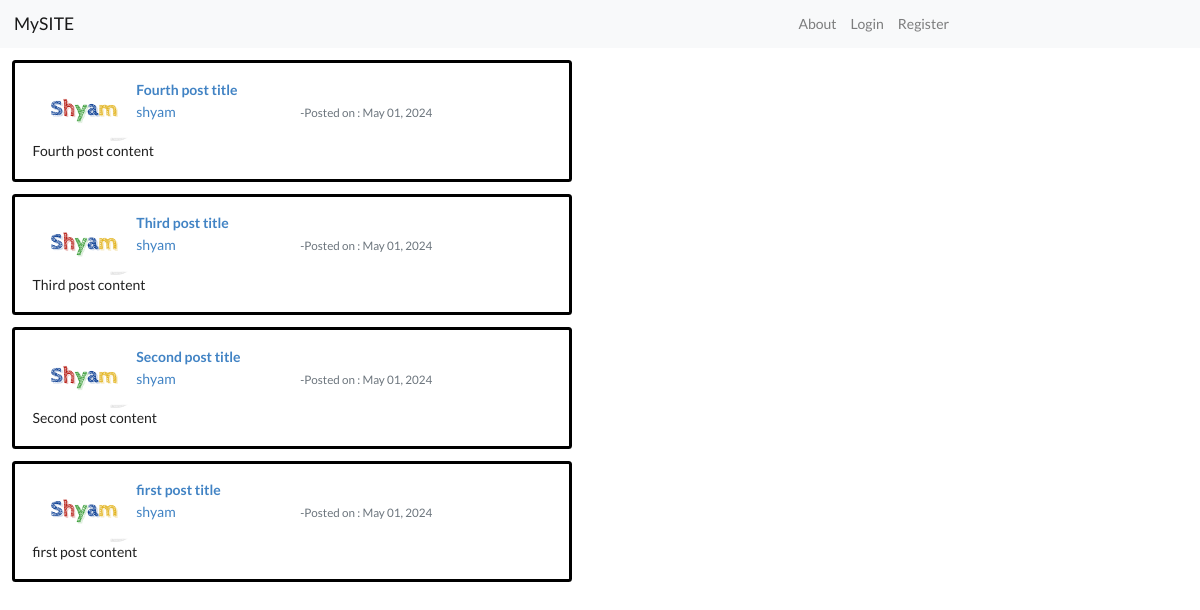
Before: / with the older database file.
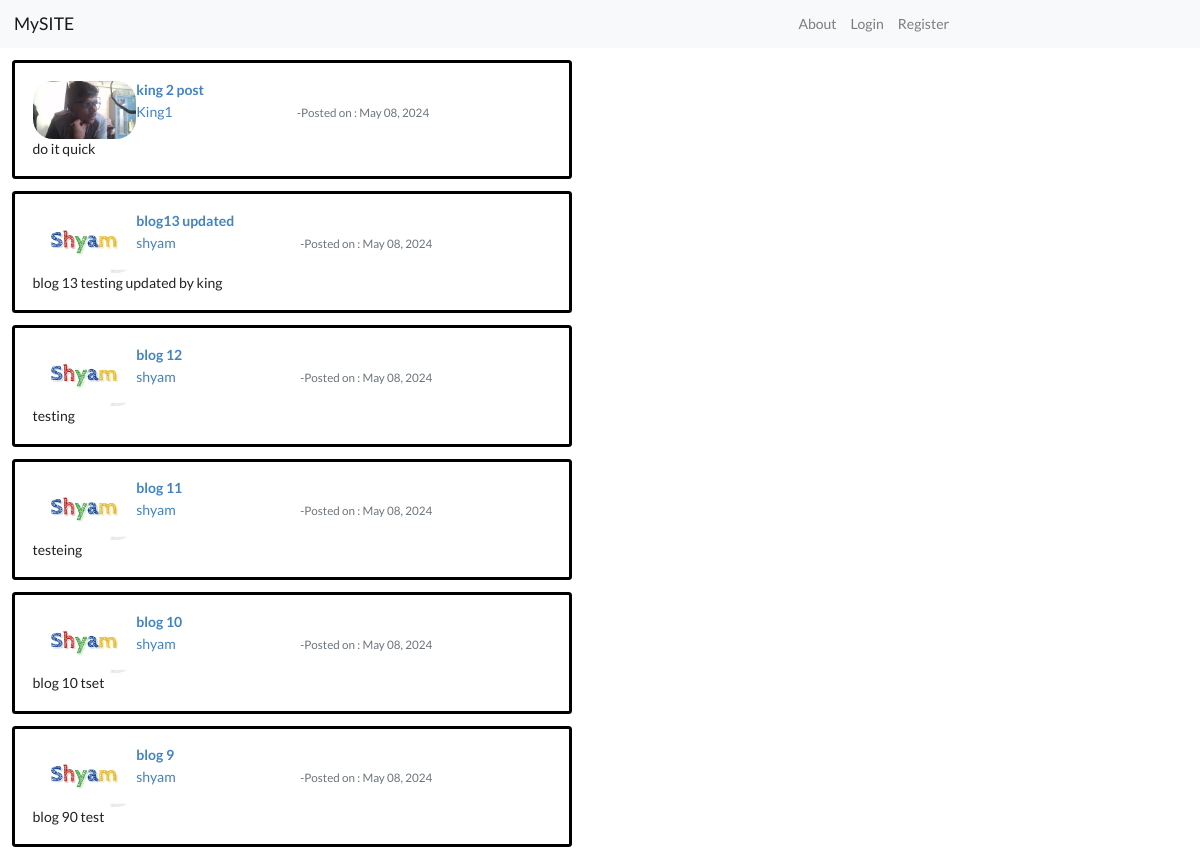
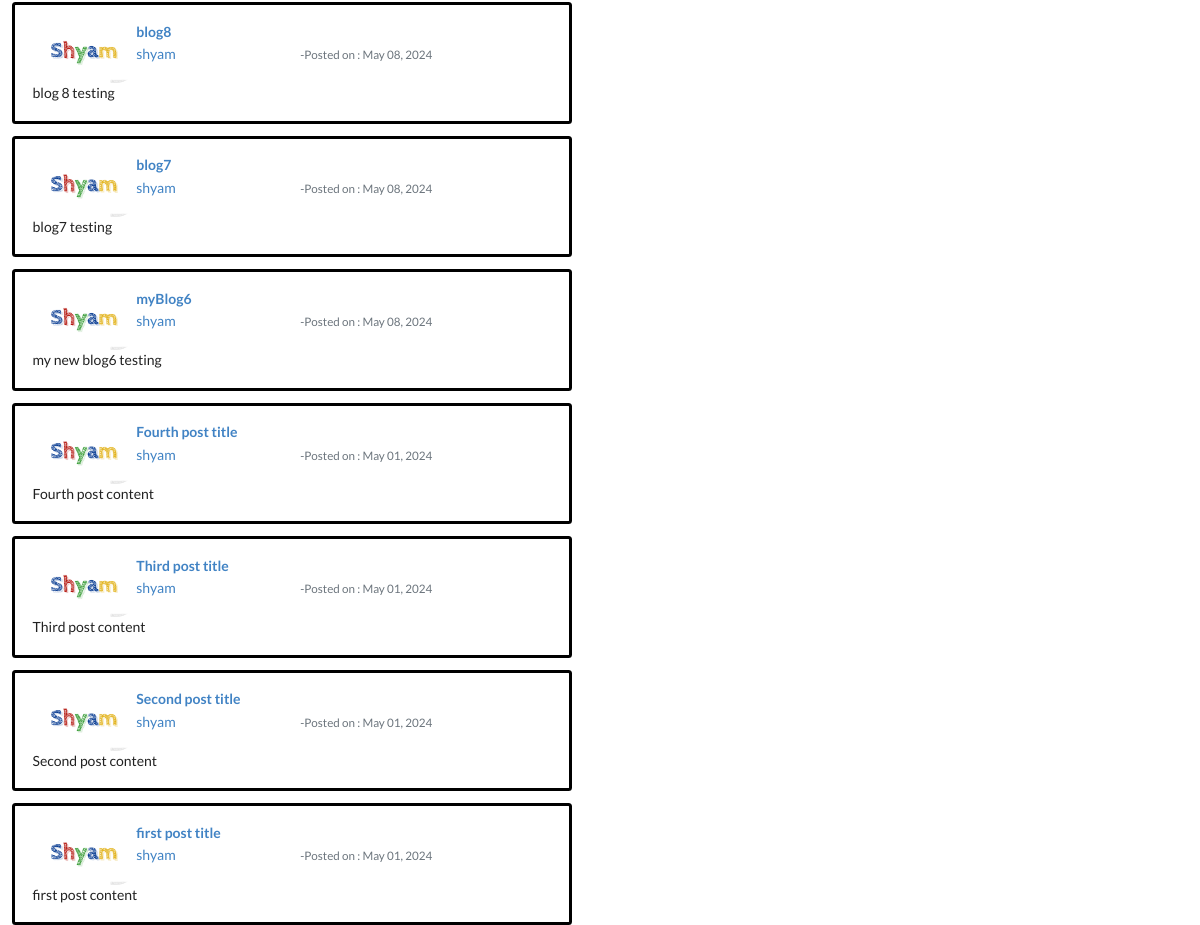
After: the same page with the newer database file (2 pictures, top to bottom).
### blog/models.py (models this page shows, shortened)
class Post(models.Model):
    title = models.CharField(max_length=100)
    content = models.TextField()
    author = models.ForeignKey(User, on_delete=models.CASCADE)
    posted_on = models.DateTimeField(default= timezone.now)

### users/models.py (models this page shows, shortened)
class Profile(models.Model):
    user = models.OneToOneField(User, on_delete=models.CASCADE)
    profile_pic = models.ImageField(default='default.jpg', upload_to='profile_pics')

### blog/views.py (the view)
# urls.py: path('', Post_ListView.as_view(), name = 'blog_home'),
class Post_ListView(ListView):
    model = Post
    template_name = 'blog/home.html'
    context_object_name = 'posts'
    ordering = ['-posted_on']

### blog/templates/blog/home.html
{% extends 'blog/base.html'%}
{% block content %}
{% if posts %}
{% for post in posts %}
<div class="card" style="width: 40rem; margin: 1%; border: solid black 3px;">
    <div class="card-body">
        <div style="display: flex; justify-content: flex-start;">
            <img style="border-radius: 20px; height: 50%; width: 20%;" src="{{post.author.profile.profile_pic.url}}" alt="profile_pic">
            <div style="width: 80%">
                <h5 class="card-title"><a href="{% url 'detail_blog' post.id %}">{{post.title}}</a></h5>
                <h6 class="card-subtitle mb-2 text-muted">
                    <div style="display: flex;">
                        <a href="{% url 'user_profile' %}" class="card-link">{{post.author.username}}</a>
                        <p style="font-size: smaller; margin-left: 30%;"> -Posted on : {{post.posted_on|date:"F d, Y"}}</p>
                    </div>
                </h6>
            </div>
        </div>
        <p class="card-text">{{post.content}}</p>
    </div>
</div>
{% endfor %}
{% else %}
<h3>No posts found</h3>
{% endif %}
{% endblock %}

### blog/templates/blog/base.html (shortened to what this page needs)
<!DOCTYPE html>
<html lang="en">
<head>
  <link rel="stylesheet" href="https://cdn.jsdelivr.net/npm/bootstrap@4.3.1/dist/css/bootstrap.min.css"
>
  <link rel="stylesheet" href="https://cdnjs.cloudflare.com/ajax/libs/semantic-ui/2.5.0/semantic.min.css">
</head>
<body>
  <nav class="navbar navbar-expand-lg navbar-light bg-light">
    <div class="collapse navbar-collapse" id="navbarTogglerDemo01">
      <a class="navbar-brand active" href="{% url 'blog_home'%}">MySITE</a>
      <ul class="navbar-nav mr-auto mt-2 mt-lg-0" style="padding-left: 60%;">
        <li class="nav-item">
          <a class="nav-link" href="{% url 'blog_about' %}">About</a>
        </li>
        {% if user.is_authenticated%}
        <li class="nav-item">
          <a class="nav-link" href="{% url 'create_blog' %}">New Post</a>
        </li>
        <li class="nav-item">
          <a class="nav-link" href="{% url 'user_profile' %}">Profile</a>
        </li>
        <li class="nav-item">
          <form method="post" action="{% url 'user_logout' %}">
            {% csrf_token %}
            <button type="submit">Logout</button>
          </form>
        </li>
        {% else %}
        <li class="nav-item">
          <a class="nav-link" href="{% url 'user_login' %}">Login</a>
        </li>
        <li class="nav-item">
          <a class="nav-link" href="{% url 'user_register' %}">Register</a>
        </li>
        {% endif %}
      </ul>
    </div>
  </nav>
  {% block content %}
  {% endblock %}
</body>
</html>

Changed rows visible on the page:
added Post: author.profile.profile_pic (picture), title "king 2 post", author.username "King1", posted_on "May 08, 2024", content "do it quick"
added Post: author.profile.profile_pic (picture), title "blog13 updated", author.username "shyam", posted_on "May 08, 2024", content "blog 13 testing updated by king"
added Post: author.profile.profile_pic (picture), title "blog 12", author.username "shyam", posted_on "May 08, 2024", content "testing"
added Post: author.profile.profile_pic (picture), title "blog 11", author.username "shyam", posted_on "May 08, 2024", content "testeing"
added Post: author.profile.profile_pic (picture), title "blog 10", author.username "shyam", posted_on "May 08, 2024", content "blog 10 tset"
added Post: author.profile.profile_pic (picture), title "blog 9", author.username "shyam", posted_on "May 08, 2024", content "blog 90 test"
added Post: author.profile.profile_pic (picture), title "blog8", author.username "shyam", posted_on "May 08, 2024", content "blog 8 testing"
added Post: author.profile.profile_pic (picture), title "blog7", author.username "shyam", posted_on "May 08, 2024", content "blog7 testing"
added Post: author.profile.profile_pic (picture), title "myBlog6", author.username "shyam", posted_on "May 08, 2024", content "my new blog6 testing"
